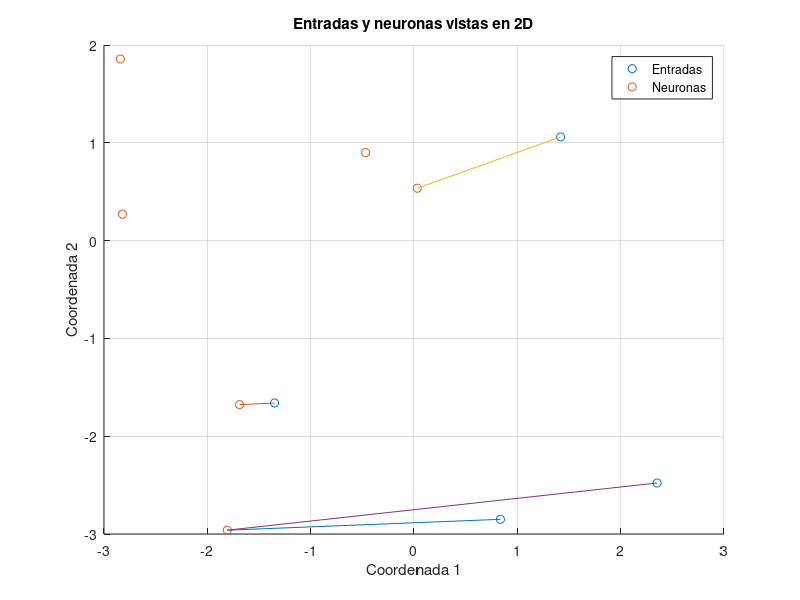

Write the MATLAB code that produced this figure.
% Análisis de componentes principales

clear;
close all;
clc;

neuronas = 6; 
JE = 4; 
dimension = 2; 
minimo = -3; 
maximo = 3; 
rng(42)

% Generar matrices de entradas
X = minimo + rand(dimension, JE) * (maximo - minimo);
fprintf('Las entradas a evaluar son: \n')
disp(X)

% Generar pesos iniciales
W = minimo + rand(neuronas, dimension) * (maximo - minimo); 
fprintf('Los pesos de las neuronas son:\n')
disp(W)

% a) Esquema de la red
fprintf('La red tiene un esquema de red: 2x4 - 6 - 1x6\n\n')

% b) Gráfico de la red
%      |-- N11 N12  ->  d1
%      |-- N21 N22  ->  d2 
% I1 |_|-- N31 N32  ->  d3
% I2 | |-- N41 N42  ->  d4
%      |-- N51 N52  ->  d5
%      |-- N61 N62  ->  d6

% En el gráfico cada entrada (con dos coordinadas) se procesa
% por cada neurona (dos pesos) y se produce una salida (distancia)

% Matrices representativas
% I = [I11 I12 I13 I14;
%      I21 I22 I23 I34]

% W = [W11 W12;
%      W21 W22;
%      W31 W32;
%      W41 W42;
%      W51 W52;
%      W61 W62];

% Procesamiento
distancias_JE = zeros(1, JE);
neuronas_ganadoras = zeros(1, JE); 

fprintf('Iniciando procesamiento...\n')
% Iteración para cada JE
for i = 1:JE
    % Generar vector de distancias nuevo
    distancias_neuronas = zeros(1, neuronas);

    % Selección de la entrada
    entrada = X(:, i);
    fprintf('Evaluando el vector (%.3f, %.3f)\n', entrada(1), entrada(2))

    % Iteración para cada neurona
    for j = 1:neuronas
        % Selección de pesos
        pesos = W(j, :);

        % Cálculo de la distancia solicitada
        distancia = sum(abs(entrada - pesos'));
        fprintf('La distancia para la neurona %d es %.3f\n', j, distancia)

        % Almacenar distancia
        distancias_neuronas(j) = distancia;
    end
    % Conseguir la distancia mínima para el juego de entradas
    [dist_min, indice_neurona] = min(distancias_neuronas);
    distancias_JE(i) = dist_min;
    neuronas_ganadoras(i) = indice_neurona;
    fprintf('La distancia mínima para este JE es: %.3f\n', dist_min)
    fprintf('La neurona ganadora es: %d\n\n', indice_neurona)
end

fprintf('Procesamiento finalizado con éxito!\n\n')

% Mostrar resultados del procesamiento
fprintf('Mostrando resumen del procesamiento...\n')
fprintf(['Las neuronas ganadoras para cada juego de entrada son: ' ...
    '%d %d %d %d %d %d\n'], neuronas_ganadoras)
fprintf('\nSus respectivas distancias son: %.3f %.3f %.3f %.3f', distancias_JE)

% Gráfica de neuronas y entradas en el plano
figure
scatter(X(1, :), X(2, :), 'blue')
hold on;
scatter(W(:, 1), W(:, 2), 'red')

for i = 1:JE
    ganadora = neuronas_ganadoras(i);
    pesos_ganadora = W(ganadora, :); 
    entrada = X(:, i); 
    plot([entrada(1), pesos_ganadora(1)], [entrada(2), pesos_ganadora(2)])
end

title('Entradas y neuronas vistas en 2D')
xlabel('Coordenada 1')
ylabel('Coordenada 2')
legend('Entradas', 'Neuronas')
grid on;